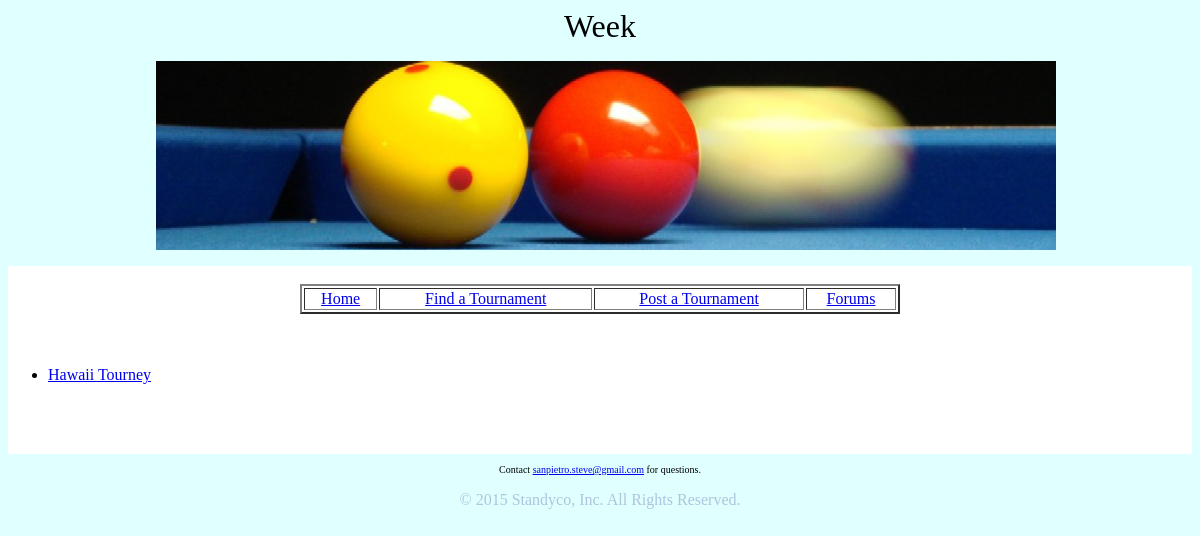
The page /tournaments/find/state/HI/ on the database as committed earlier.
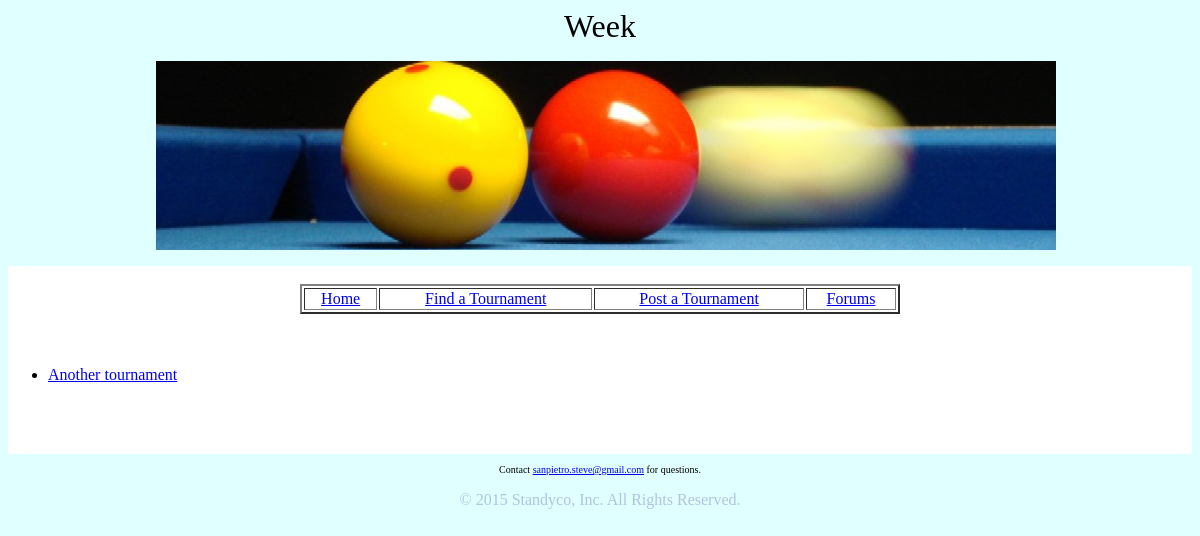
The same page on the database as committed later.
### poolapp/apps/post/models.py (models this page shows, shortened)
class Tourney(models.Model):
  EIGHT_BALL = 0
  NINE_BALL = 1
  TEN_BALL = 2
  ONE_POCKET = 3
  STRAIGHT_POOL = 4
  BANK_POOL = 5
  OTHER_GAME = 6
  GAME_CHOICES = (
      (EIGHT_BALL, '8-ball'),
      (NINE_BALL, '9-ball'),
      (TEN_BALL, '10-ball'),
      (ONE_POCKET, 'One-pocket'),
      (STRAIGHT_POOL, 'Straight Pool'),
      (BANK_POOL, 'Bank Pool'),
      (OTHER_GAME, 'Other')
    )
  TWO_P = 0
  FOUR_P = 1
  SIXT_P = 2
  THIR_P = 3
  SIXT_P = 4
  FIELD_SIZE_CHOICES = (
      (TWO_P, '2 man'),
      (FOUR_P, '4 players'),
      (SIXT_P, '16 players'),
      (THIR_P, '32 players'),
      (SIXT_P, '64 players')
    )
  SINGLE = 0
  DOUBLE = 1
  OTHER_FORMAT = 2
  TOURNEY_FORMAT_CHOICES = (
      (SINGLE, 'Single elimination'),
      (DOUBLE, 'Double elimination'),
      (OTHER_FORMAT, 'Other')
    )
  tourney_id = models.AutoField(primary_key=True)
  state = USStateField(choices=STATE_CHOICES, default='IL')
  pool_hall = models.CharField(max_length=200)
  game = models.IntegerField(max_length=1, choices=GAME_CHOICES, default=EIGHT_BALL)
  field_size = models.IntegerField(max_length=1, choices=FIELD_SIZE_CHOICES,
      default=THIR_P)
  date = models.DateField('Tournament Date')
  fee = models.DecimalField(max_digits=6, decimal_places=2)
  added_money = models.DecimalField(max_digits=6, decimal_places=2)
  tourney_format = models.IntegerField(max_length=1,
      choices=TOURNEY_FORMAT_CHOICES, default=SINGLE)
  contact_name = models.CharField(max_length=200)
  phone_regex = RegexValidator(regex=r'^\+?1?\d{9,15}$',
      message="Phone number must be entered in the format: '+999999999'. Up to 15 digits allowed.")
  contact_phone = models.CharField(max_length=15, validators=[phone_regex],
      blank=True, null=True) # validators should be a list
  contact_email = models.EmailField(max_length=100)
  start_time = models.TimeField('Start time', blank=False)
  end_time = models.TimeField('End time', blank=True, null=True) # End time optional
  title = models.CharField(max_length=70)
  adtnl_info = models.CharField(max_length=1000, blank=True, null=True)

### poolapp/apps/find/views.py (the view)
# urls.py: url(r'^state/(?P<state_id>\w+)/$', views.state, name='state'),
def state(request, state_id):
  tourney_list = Tourney.objects.filter(state=state_id)
  context = {'tourney_list': tourney_list}
  return render(request, 'find/state.html', context)

### poolapp/apps/find/templates/find/state.html (shortened to what this page needs)
{% extends "base.html" %}
{% block header %} Week {{ state_id }} {% endblock %}
{% block content %}
{% if tourney_list %}
    <ul>
    {% for tourney in tourney_list %}
        <li><a href="{{ tourney.tourney_id }}/">{{ tourney.title }}</a></li>
    {% endfor %}
    </ul>
{% else %}
    <p>No tournaments are available.</p>
{% endif %}
{% endblock %}

Rows that differ between the two databases and show on the page:
no longer on this page (row edited): Tourney: title "Hawaii Tourney"
now on this page (row edited): Tourney: title "Another tournament"
